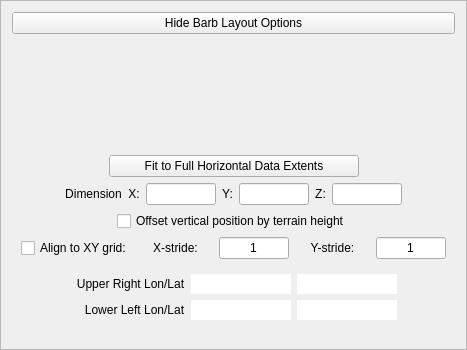
      <widget class="QFrame" name="frame">
       <property name="sizePolicy">
        <sizepolicy hsizetype="Minimum" vsizetype="Preferred">
         <horstretch>0</horstretch>
         <verstretch>0</verstretch>
        </sizepolicy>
       </property>
       <property name="maximumSize">
        <size>
         <width>422</width>
         <height>16777215</height>
        </size>
       </property>
       <property name="whatsThis">
        <string>These options control the positioning of barbs</string>
       </property>
       <property name="frameShape">
        <enum>QFrame::StyledPanel</enum>
       </property>
       <property name="frameShadow">
        <enum>QFrame::Plain</enum>
       </property>
       <property name="lineWidth">
        <number>0</number>
       </property>
       <layout class="QHBoxLayout" name="horizontalLayout_25">
        <item>
         <layout class="QVBoxLayout" name="verticalLayout_8">
          <item>
           <widget class="QPushButton" name="showHideLayoutButton">
            <property name="toolTip">
             <string>Show or Hide the options relating to barb layout</string>
            </property>
            <property name="text">
             <string>Hide Barb Layout Options</string>
            </property>
           </widget>
          </item>
          <item>
           <widget class="QFrame" name="layoutFrame">
            <property name="sizePolicy">
             <sizepolicy hsizetype="MinimumExpanding" vsizetype="Preferred">
              <horstretch>0</horstretch>
              <verstretch>0</verstretch>
             </sizepolicy>
            </property>
            <property name="maximumSize">
             <size>
              <width>500</width>
              <height>16777215</height>
             </size>
            </property>
            <property name="frameShape">
             <enum>QFrame::NoFrame</enum>
            </property>
            <property name="frameShadow">
             <enum>QFrame::Plain</enum>
            </property>
            <property name="lineWidth">
             <number>0</number>
            </property>
            <layout class="QHBoxLayout" name="horizontalLayout_24">
             <item>
              <layout class="QVBoxLayout" name="verticalLayout_7">
               <item>
                <widget class="BoxSliderFrame" name="boxSliderFrame">
                 <property name="minimumSize">
                  <size>
                   <width>0</width>
                   <height>100</height>
                  </size>
                 </property>
                 <property name="maximumSize">
                  <size>
                   <width>500</width>
                   <height>16777215</height>
                  </size>
                 </property>
                 <property name="toolTip">
                  <string>Specify the center and size of the barb rake using text boxes or sliders</string>
                 </property>
                 <property name="lineWidth">
                  <number>0</number>
                 </property>
                </widget>
               </item>
               <item>
                <layout class="QHBoxLayout" name="horizontalLayout_15">
                 <item>
                  <spacer name="horizontalSpacer_24">
                   <property name="orientation">
                    <enum>Qt::Horizontal</enum>
                   </property>
                   <property name="sizeHint" stdset="0">
                    <size>
                     <width>40</width>
                     <height>20</height>
                    </size>
                   </property>
                  </spacer>
                 </item>
                 <item>
                  <widget class="QPushButton" name="fitDataButton">
                   <property name="minimumSize">
                    <size>
                     <width>250</width>
                     <height>0</height>
                    </size>
                   </property>
                   <property name="toolTip">
                    <string>Click to reset the rake to fit the full horizontal extents of the data</string>
                   </property>
                   <property name="text">
                    <string>Fit to Full Horizontal Data Extents</string>
                   </property>
                  </widget>
                 </item>
                 <item>
                  <spacer name="horizontalSpacer_25">
                   <property name="orientation">
                    <enum>Qt::Horizontal</enum>
                   </property>
                   <property name="sizeHint" stdset="0">
                    <size>
                     <width>40</width>
                     <height>20</height>
                    </size>
                   </property>
                  </spacer>
                 </item>
                </layout>
               </item>
               <item>
                <layout class="QHBoxLayout" name="horizontalLayout_10">
                 <item>
                  <spacer name="horizontalSpacer_19">
                   <property name="orientation">
                    <enum>Qt::Horizontal</enum>
                   </property>
                   <property name="sizeHint" stdset="0">
                    <size>
                     <width>17</width>
                     <height>20</height>
                    </size>
                   </property>
                  </spacer>
                 </item>
                 <item>
                  <widget class="QLabel" name="label_9">
                   <property name="text">
                    <string>Dimension  X:</string>
                   </property>
                   <property name="alignment">
                    <set>Qt::AlignCenter</set>
                   </property>
                  </widget>
                 </item>
                 <item>
                  <widget class="QLineEdit" name="xDimEdit">
                   <property name="maximumSize">
                    <size>
                     <width>70</width>
                     <height>16777215</height>
                    </size>
                   </property>
                   <property name="toolTip">
                    <string>Specify the X, Y, and Z dimensions of the array of barbs</string>
                   </property>
                   <property name="whatsThis">
                    <string>The Dimensions indicate the x, y, and z grid dimensions of the barbs.  When the barbs are aligned to the XY grid, the X and Y dimensions indicate the horizontal size of the data-aligned grid on which the barbs are situated.</string>
                   </property>
                   <property name="alignment">
                    <set>Qt::AlignCenter</set>
                   </property>
                  </widget>
                 </item>
                 <item>
                  <widget class="QLabel" name="label_10">
                   <property name="text">
                    <string>Y:</string>
                   </property>
                   <property name="alignment">
                    <set>Qt::AlignCenter</set>
                   </property>
                  </widget>
                 </item>
                 <item>
                  <widget class="QLineEdit" name="yDimEdit">
                   <property name="maximumSize">
                    <size>
                     <width>70</width>
                     <height>16777215</height>
                    </size>
                   </property>
                   <property name="toolTip">
                    <string>Specify the X, Y, and Z dimensions of the array of barbs</string>
                   </property>
                   <property name="whatsThis">
                    <string>The Dimensions indicate the x, y, and z grid dimensions of the barbs.  When the barbs are aligned to the XY grid, the X and Y dimensions indicate the horizontal size of the data-aligned grid on which the barbs are situated.</string>
                   </property>
                   <property name="alignment">
                    <set>Qt::AlignCenter</set>
                   </property>
                  </widget>
                 </item>
                 <item>
                  <widget class="QLabel" name="label_11">
                   <property name="text">
                    <string>Z:</string>
                   </property>
                   <property name="alignment">
                    <set>Qt::AlignCenter</set>
                   </property>
                  </widget>
                 </item>
                 <item>
                  <widget class="QLineEdit" name="zDimEdit">
                   <property name="maximumSize">
                    <size>
                     <width>70</width>
                     <height>16777215</height>
                    </size>
                   </property>
                   <property name="toolTip">
                    <string>Specify the X, Y, and Z dimensions of the array of barbs</string>
                   </property>
                   <property name="whatsThis">
                    <string>The Dimensions indicate the x, y, and z grid dimensions of the barbs.  When the barbs are aligned to the XY grid, the X and Y dimensions indicate the horizontal size of the data-aligned grid on which the barbs are situated.</string>
                   </property>
                   <property name="alignment">
                    <set>Qt::AlignCenter</set>
                   </property>
                  </widget>
                 </item>
                 <item>
                  <spacer name="horizontalSpacer_18">
                   <property name="orientation">
                    <enum>Qt::Horizontal</enum>
                   </property>
                   <property name="sizeHint" stdset="0">
                    <size>
                     <width>40</width>
                     <height>20</height>
                    </size>
                   </property>
                  </spacer>
                 </item>
                </layout>
               </item>
               <item>
                <layout class="QHBoxLayout" name="horizontalLayout_8">
                 <item>
                  <spacer name="horizontalSpacer_14">
                   <property name="orientation">
                    <enum>Qt::Horizontal</enum>
                   </property>
                   <property name="sizeHint" stdset="0">
                    <size>
                     <width>40</width>
                     <height>20</height>
                    </size>
                   </property>
                  </spacer>
                 </item>
                 <item>
                  <widget class="QCheckBox" name="terrainAlignCheckbox">
                   <property name="toolTip">
                    <string>Check to make the vectors displace vertically by the terrain height.</string>
                   </property>
                   <property name="whatsThis">
                    <string>When the data includes a 2D variable named &quot;HGT&quot;, the vectors can be displaced vertically according to the values of HGT.  This is useful if HGT is the terrain height variable.</string>
                   </property>
                   <property name="text">
                    <string>Offset vertical position by terrain height</string>
                   </property>
                  </widget>
                 </item>
                 <item>
                  <spacer name="horizontalSpacer_15">
                   <property name="orientation">
                    <enum>Qt::Horizontal</enum>
                   </property>
                   <property name="sizeHint" stdset="0">
                    <size>
                     <width>40</width>
                     <height>20</height>
                    </size>
                   </property>
                  </spacer>
                 </item>
                </layout>
               </item>
               <item>
                <layout class="QHBoxLayout" name="horizontalLayout_11">
                 <item>
                  <widget class="QCheckBox" name="alignDataCheckbox">
                   <property name="toolTip">
                    <string>Check to position the barbs on the horizontal data grid</string>
                   </property>
                   <property name="whatsThis">
                    <string>&lt;!DOCTYPE HTML PUBLIC &quot;-//W3C//DTD HTML 4.0//EN&quot; &quot;http://www.w3.org/TR/REC-html40/strict.dtd&quot;&gt;
&lt;html&gt;&lt;head&gt;&lt;meta name=&quot;qrichtext&quot; content=&quot;1&quot; /&gt;&lt;style type=&quot;text/css&quot;&gt;
p, li { white-space: pre-wrap; }
&lt;/style&gt;&lt;/head&gt;&lt;body style=&quot; font-family:'MS Shell Dlg 2'; font-size:8.25pt; font-weight:400; font-style:normal;&quot;&gt;
&lt;p style=&quot; margin-top:0px; margin-bottom:0px; margin-left:0px; margin-right:0px; -qt-block-indent:0; text-indent:0px;&quot;&gt;&lt;span style=&quot; font-size:8pt;&quot;&gt;When the barbs are aligned to data, the barbs are horizontally situated at the centers of cells in the data grid.  An initial barb is positioned at the grid cell in the rake with smallest x and y coordinates.  Additional barb positions are offset from the initial barb by incrementing the X and Y grid coordinates by the values of X-stride and Y-stride.  When stride is 0, there is only one (initial) barb at minimal x and y grid coordinates.&lt;/span&gt;&lt;/p&gt;&lt;/body&gt;&lt;/html&gt;</string>
                   </property>
                   <property name="text">
                    <string>Align to XY grid:</string>
                   </property>
                  </widget>
                 </item>
                 <item>
                  <widget class="QLabel" name="label_12">
                   <property name="text">
                    <string>X-stride:</string>
                   </property>
                   <property name="alignment">
                    <set>Qt::AlignCenter</set>
                   </property>
                  </widget>
                 </item>
                 <item>
                  <widget class="QLineEdit" name="xStrideEdit">
                   <property name="sizePolicy">
                    <sizepolicy hsizetype="MinimumExpanding" vsizetype="Fixed">
                     <horstretch>0</horstretch>
                     <verstretch>0</verstretch>
                    </sizepolicy>
                   </property>
                   <property name="maximumSize">
                    <size>
                     <width>70</width>
                     <height>16777215</height>
                    </size>
                   </property>
                   <property name="toolTip">
                    <string>Specify the x-grid spacing between barbs</string>
                   </property>
                   <property name="whatsThis">
                    <string>&lt;!DOCTYPE HTML PUBLIC &quot;-//W3C//DTD HTML 4.0//EN&quot; &quot;http://www.w3.org/TR/REC-html40/strict.dtd&quot;&gt;
&lt;html&gt;&lt;head&gt;&lt;meta name=&quot;qrichtext&quot; content=&quot;1&quot; /&gt;&lt;style type=&quot;text/css&quot;&gt;
p, li { white-space: pre-wrap; }
&lt;/style&gt;&lt;/head&gt;&lt;body style=&quot; font-family:'MS Shell Dlg 2'; font-size:8.25pt; font-weight:400; font-style:normal;&quot;&gt;
&lt;p style=&quot; margin-top:0px; margin-bottom:0px; margin-left:0px; margin-right:0px; -qt-block-indent:0; text-indent:0px;&quot;&gt;&lt;span style=&quot; font-size:8pt;&quot;&gt;When the barbs are aligned to data, the barbs are horizontally situated at the centers of cells in the data grid.  An initial barb is positioned at the grid cell in the rake with smallest x and y coordinates.  Additional barb positions are offset from the initial barb by incrementing the X and Y grid coordinates by the values of X-stride and Y-stride.  When stride is 0, there is only one (initial) barb at minimal x and y grid coordinates.&lt;/span&gt;&lt;/p&gt;&lt;/body&gt;&lt;/html&gt;</string>
                   </property>
                   <property name="text">
                    <string>1</string>
                   </property>
                   <property name="alignment">
                    <set>Qt::AlignCenter</set>
                   </property>
                  </widget>
                 </item>
                 <item>
                  <widget class="QLabel" name="label_13">
                   <property name="text">
                    <string>Y-stride:</string>
                   </property>
                   <property name="alignment">
                    <set>Qt::AlignCenter</set>
                   </property>
                  </widget>
                 </item>
                 <item>
                  <widget class="QLineEdit" name="yStrideEdit">
                   <property name="maximumSize">
                    <size>
                     <width>70</width>
                     <height>16777215</height>
                    </size>
                   </property>
                   <property name="toolTip">
                    <string>Specify the y-grid spacing between barbs</string>
                   </property>
                   <property name="whatsThis">
                    <string>&lt;!DOCTYPE HTML PUBLIC &quot;-//W3C//DTD HTML 4.0//EN&quot; &quot;http://www.w3.org/TR/REC-html40/strict.dtd&quot;&gt;
&lt;html&gt;&lt;head&gt;&lt;meta name=&quot;qrichtext&quot; content=&quot;1&quot; /&gt;&lt;style type=&quot;text/css&quot;&gt;
p, li { white-space: pre-wrap; }
&lt;/style&gt;&lt;/head&gt;&lt;body style=&quot; font-family:'MS Shell Dlg 2'; font-size:8.25pt; font-weight:400; font-style:normal;&quot;&gt;
&lt;p style=&quot; margin-top:0px; margin-bottom:0px; margin-left:0px; margin-right:0px; -qt-block-indent:0; text-indent:0px;&quot;&gt;&lt;span style=&quot; font-size:8pt;&quot;&gt;When the barbs are aligned to data, the barbs are horizontally situated at the centers of cells in the data grid.  An initial barb is positioned at the grid cell in the rake with smallest x and y coordinates.  Additional barb positions are offset from the initial barb by incrementing the X and Y grid coordinates by the values of X-stride and Y-stride.  When stride is 0, there is only one (initial) barb at minimal x and y grid coordinates.&lt;/span&gt;&lt;/p&gt;&lt;/body&gt;&lt;/html&gt;</string>
                   </property>
                   <property name="text">
                    <string>1</string>
                   </property>
                   <property name="alignment">
                    <set>Qt::AlignCenter</set>
                   </property>
                  </widget>
                 </item>
                </layout>
               </item>
               <item>
                <widget class="QFrame" name="latLonFrame">
                 <property name="frameShape">
                  <enum>QFrame::NoFrame</enum>
                 </property>
                 <property name="frameShadow">
                  <enum>QFrame::Plain</enum>
                 </property>
                 <property name="lineWidth">
                  <number>0</number>
                 </property>
                 <layout class="QVBoxLayout" name="verticalLayout_10">
                  <item>
                   <layout class="QGridLayout" name="gridLayout">
                    <item row="0" column="0">
                     <spacer name="horizontalSpacer_26">
                      <property name="orientation">
                       <enum>Qt::Horizontal</enum>
                      </property>
                      <property name="sizeHint" stdset="0">
                       <size>
                        <width>40</width>
                        <height>20</height>
                       </size>
                      </property>
                     </spacer>
                    </item>
                    <item row="0" column="1" colspan="2">
                     <widget class="QLabel" name="label_22">
                      <property name="text">
                       <string>Upper Right Lon/Lat</string>
                      </property>
                      <property name="alignment">
                       <set>Qt::AlignCenter</set>
                      </property>
                     </widget>
                    </item>
                    <item row="0" column="3">
                     <widget class="QLineEdit" name="URLonEdit">
                      <property name="maximumSize">
                       <size>
                        <width>100</width>
                        <height>16777215</height>
                       </size>
                      </property>
                      <property name="whatsThis">
                       <string>Longitude of the upper-right corner of the rake</string>
                      </property>
                      <property name="frame">
                       <bool>false</bool>
                      </property>
                      <property name="alignment">
                       <set>Qt::AlignCenter</set>
                      </property>
                      <property name="readOnly">
                       <bool>true</bool>
                      </property>
                     </widget>
                    </item>
                    <item row="0" column="4">
                     <widget class="QLineEdit" name="URLatEdit">
                      <property name="maximumSize">
                       <size>
                        <width>100</width>
                        <height>16777215</height>
                       </size>
                      </property>
                      <property name="whatsThis">
                       <string>Latitude of the upper-right corner of the rake</string>
                      </property>
                      <property name="frame">
                       <bool>false</bool>
                      </property>
                      <property name="alignment">
                       <set>Qt::AlignCenter</set>
                      </property>
                      <property name="readOnly">
                       <bool>true</bool>
                      </property>
                     </widget>
                    </item>
                    <item row="0" column="5">
                     <spacer name="horizontalSpacer_27">
                      <property name="orientation">
                       <enum>Qt::Horizontal</enum>
                      </property>
                      <property name="sizeHint" stdset="0">
                       <size>
                        <width>40</width>
                        <height>20</height>
                       </size>
                      </property>
                     </spacer>
                    </item>
                    <item row="1" column="0" colspan="2">
                     <spacer name="horizontalSpacer_28">
                      <property name="orientation">
                       <enum>Qt::Horizontal</enum>
                      </property>
                      <property name="sizeHint" stdset="0">
                       <size>
                        <width>40</width>
                        <height>20</height>
                       </size>
                      </property>
                     </spacer>
                    </item>
                    <item row="1" column="2">
                     <widget class="QLabel" name="label_27">
                      <property name="text">
                       <string>Lower Left Lon/Lat</string>
                      </property>
                      <property name="alignment">
                       <set>Qt::AlignCenter</set>
                      </property>
                     </widget>
                    </item>
                    <item row="1" column="3">
                     <widget class="QLineEdit" name="LLLonEdit">
                      <property name="maximumSize">
                       <size>
                        <width>100</width>
                        <height>16777215</height>
                       </size>
                      </property>
                      <property name="whatsThis">
                       <string>Longitude of the lower-left corner of the rake</string>
                      </property>
                      <property name="frame">
                       <bool>false</bool>
                      </property>
                      <property name="alignment">
                       <set>Qt::AlignCenter</set>
                      </property>
                      <property name="readOnly">
                       <bool>true</bool>
                      </property>
                     </widget>
                    </item>
                    <item row="1" column="4">
                     <widget class="QLineEdit" name="LLLatEdit">
                      <property name="maximumSize">
                       <size>
                        <width>100</width>
                        <height>16777215</height>
                       </size>
                      </property>
                      <property name="whatsThis">
                       <string>Latitude of the lower-left corner of the rake</string>
                      </property>
                      <property name="frame">
                       <bool>false</bool>
                      </property>
                      <property name="alignment">
                       <set>Qt::AlignCenter</set>
                      </property>
                      <property name="readOnly">
                       <bool>true</bool>
                      </property>
                     </widget>
                    </item>
                    <item row="1" column="5">
                     <spacer name="horizontalSpacer_29">
                      <property name="orientation">
                       <enum>Qt::Horizontal</enum>
                      </property>
                      <property name="sizeHint" stdset="0">
                       <size>
                        <width>40</width>
                        <height>20</height>
                       </size>
                      </property>
                     </spacer>
                    </item>
                   </layout>
                  </item>
                 </layout>
                </widget>
               </item>
              </layout>
             </item>
            </layout>
           </widget>
          </item>
         </layout>
        </item>
       </layout>
      </widget>
